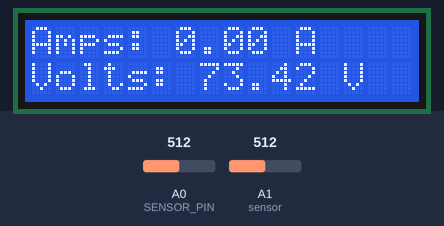
The sketch below on a simulated Arduino Uno, built with avr-gcc and run on an emulated ATmega328P. On the bench: 16×2 character LCD. The inputs (shaded band) are chosen by the test bench; at power-on: A0 (SENSOR_PIN) = 512, A1 (sensor) = 512.

Above: at 5.3 s.

The sketch:

Volts_Amps.ino
```cpp
#include <Wire.h>
#include <LCD.h>
#include <LiquidCrystal_I2C.h>
#include <math.h>

// Configura el LCD con el número de la interfaz y los pines de control
LiquidCrystal_I2C lcd(0x27, 2,1,0,4,5,6,7);  // DIR, E, RW, RS, D4, D5, D6, D7

double sensorValue1 = 0;
int val[100];
int max_v = 0;
double VmaxD = 0;
double VeffD = 0;
double Veff = 0;


// Definir el pin al que está conectado el sensor ACS712
#define SENSOR_PIN A0
// Valor de la tensión de referencia para el ADC. Para Arduino UNO es 5V
#define VREF 5.0
// Valor de sensibilidad del sensor ACS712 20A es 100 mV/A, para el de 30A es 66 mV/A
#define SENSITIVITY 0.185

// Número de muestras para el promedio móvil
#define NUM_SAMPLES 10

void setup() {
  Serial.begin(9600);
  lcd.setBacklightPin(3, POSITIVE);
  lcd.setBacklight(HIGH);
  lcd.begin(16, 2); // inicializar el LCD con 16 columnas y 2 filas
}

void loop() {
  //float Irms =
  calculateIrms(NUM_SAMPLES);
  calculateVolt();
}

void calculateVolt(){
    for ( int i = 0; i < 100; i++ ) {
        sensorValue1 = analogRead(A1); // Lectura del sensor en el pin A0
        if (analogRead(A1) > 511) {
            val[i] = sensorValue1; // Guarda el valor si es mayor que 511
        }
        else {
            val[i] = 0; // En otro caso, guarda 0
        }
        delay(1);
    }

    max_v = 0;

    for ( int i = 0; i < 100; i++ ){
        if ( val[i] > max_v )
        {
            max_v = val[i]; // Encuentra el valor máximo
        }
        val[i] = 0;
    }

    if (max_v != 0) {
        VmaxD = max_v;
        VeffD = VmaxD / sqrt(2); // Calcula el valor RMS
        Veff = (((VeffD - 420.76) / -90.24) * -210.2) + 210.2; // Conversión a voltaje
    }
    else {
        Veff = 0;
    }

    // Coloca el cursor en la primera columna y segunda fila de la LCD
    lcd.setCursor(0, 2);
    // Imprime el voltaje en la LCD
    lcd.print("Volts: ");
    lcd.print(Veff); //muestra en LCD
    lcd.print(" V");
    //Serial.print("Volts");
    //Serial.println(Veff); //muestra en Monitor

    VmaxD = 0;

    delay(500);
}

// Función para calcular la corriente RMS
float calculateIrms(int num_samples) {
  float sum = 0;
  for (int i = 0; i < num_samples; i++) {
    float value = analogRead(SENSOR_PIN);
    // Convertir a corriente
    float I = ((VREF / 2.0) - (value / 1024.0) * VREF) / SENSITIVITY;
    sum += I * I; // sumar el cuadrado de la corriente
    delay(500); // Pequeña pausa para estabilización

  }
  float irms = sqrt(sum / (float)num_samples); // Calcular la raíz cuadrada de la media
  lcd.setCursor(0, 0);
  lcd.print("Amps: ");
  lcd.print(irms);
  lcd.print(" A"); // Imprimir el valor de la corriente en la LCD
}
```
